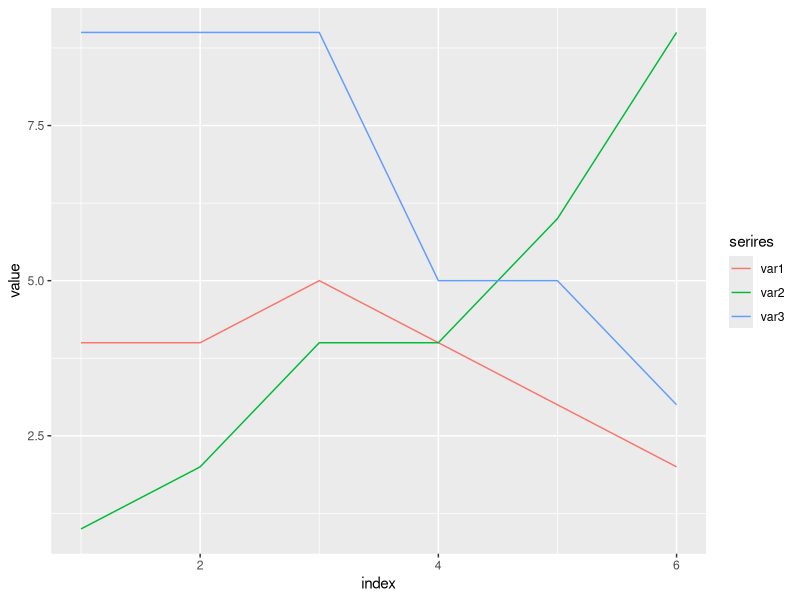

Generate this figure with R: (Note: this script raises an error after producing the figure.)
# load necessary libraries
library("ggplot2")
library("reshape2")

# create data frame
df <- data.frame(index=c(1, 2, 3, 4, 5, 6),
                 var1=c(4, 4, 5, 4, 3, 2), 
                 var2=c(1, 2, 4, 4, 6, 9),
                 var3=c(9, 9, 9, 5, 5, 3))

# melt data frame into long format
df <- melt(df, id.vars = "index", variable.name = "serires")

# create line plot for each column in data frame
ggplot(df, aes(index, value)) +
  geom_line(aes(colour = serires))

# plot multiple columns on different graphs
# load necessary libraries
library("ggplot2")
library("resha[e2")

# create data fraem
df <- data.frame(index=c(1, 2, 3, 4, 5, 6),
                 var1=c(4, 4, 5, 4, 3, 2),
                 var2=c(1, 2, 4, 4, 6, 9),
                 var3=c(9, 9, 9, 5, 5, 3))

# melt data frame into long format
df <- melt(df, id.vars = "index", variable.name = "series")

# create line plot for each column in data frame
ggplot(df, aes(index, value)) +
  geom_line(aes(colour = series))+
  facet_grid(series ~ .)
